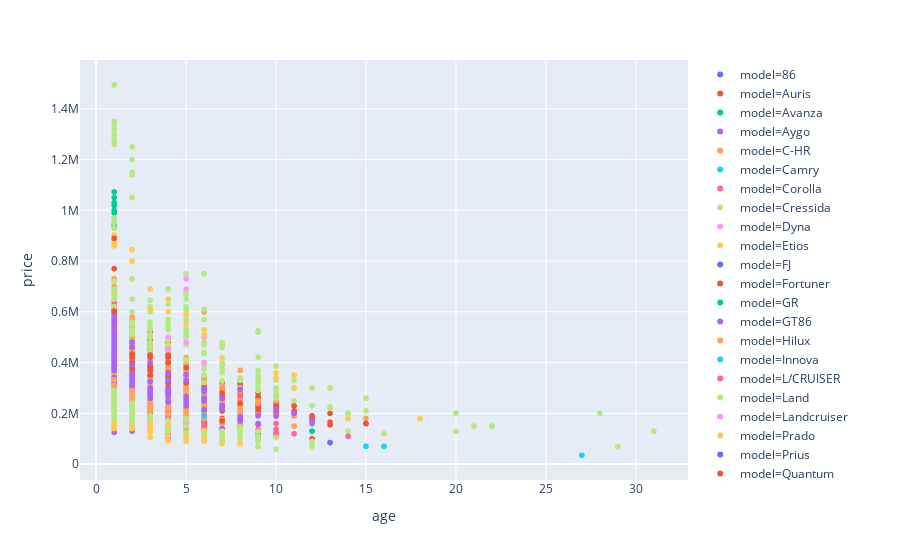

The code cell stored with this chart in its notebook:
### Code cell
px.scatter(beemer , x= 'age',y='price',color= 'model',hover_name = 'deriviative')

### Figure 1 — Plotly figure (JSON) as saved in the notebook; plotly's stock layout.template omitted (floating-point values rounded to 4 significant figures; data arrays with more than 128 entries replaced by an {"elided": "..."} marker saying what was removed)
{"data": [{"hoverlabel": {"namelength": 0}, "hovertemplate": "<b>%{hovertext}</b><br><br>model=86<br>age=%{x}<br>price=%{y}", "hovertext": ["2.0", "2.0", "2.0 high", "2.0 high", "2.0 High", "2.0 high", "2.0 high auto", "2.0 high auto", "2.0 standard", "2.0 standard", "2.0 standard", "2.0 standard", "GT86", "GT86"], "legendgroup": "model=86", "marker": {"color": "#636efa", "symbol": "circle"}, "mode": "markers", "name": "model=86", "showlegend": true, "type": "scattergl", "x": [8, 6, 8, 8, 3, 5, 7, 7, 8, 8, 7, 8, 2, 2], "xaxis": "x", "y": [179900, 219900, 179900, 194999, 345000, 279990, 249900, 229000, 199995, 199900, 219900, 199900, 399900, 349900], "yaxis": "y"}, {"hoverlabel": {"namelength": 0}, "hovertemplate": "<b>%{hovertext}</b><br><br>model=Auris<br>age=%{x}<br>price=%{y}", "hovertext": ["1.2T XS", "1.2T XS", "1.3 X", "1.3 X", "1.3 X", "1.3 X", "1.6 RT", "1.6 Xi", "1.6 Xi", "1.6 XI", "1.6 XI", "1.6 XI", "1.6 Xi", "1.6 XI", "1.6 XR", "1.6 XR", "1.6 XR", "1.6 XR", "1.6 XR", "1.6 XR", "1.6 XR", "1.6 XR auto", "1.6 XR auto", "1.6 XR CVT", "1.6 XR CVT", "1.6 XS", "1.6 XS", "1.6 XS", "1.6 XS", "1.6 XS", "1.6 XS", "1.6 XS", "1.6 XS", "1.6 XS", "1.6 XS", "180 XS HSD", "TRD", "XR HSD", "XR HSD"], "legendgroup": "model=Auris", "marker": {"color": "#EF553B", "symbol": "circle"}, "mode": "markers", "name": "model=Auris", "showlegend": true, "type": "scattergl", "x": [1, 1, 7, 3, 4, 4, 12, 4, 4, 6, 5, 9, 4, 4, 4, 6, 4, 6, 6, 6, 1, 6, 2, 2, 6, 4, 9, 2, 3, 8, 4, 4, 2, 5, 4, 8, 8, 8, 7], "xaxis": "x", "y": [299900, 279900, 129900, 219990, 179950, 199900, 99900, 209900, 189900, 165000, 169900, 119000, 199900, 224900, 209900, 179990, 179990, 189999, 179000, 169900, 309900, 209900, 269995, 279900, 175900, 229900, 99950, 239995, 209900, 149995, 229900, 209900, 269900, 189900, 199900, 145900, 159900, 179999, 179900], "yaxis": "y"}, {"hoverlabel": {"namelength": 0}, "hovertemplate": "<b>%{hovertext}</b><br><br>model=Avanza<br>age=%{x}<br>price=%{y}", "hovertext": ["1.3 S", "1.3 S", "1.3 S", "1.3 S", "1.3 S", "1.3 S panel van", "1.3 S panel van", "1.3 S panel van", "1.3 S panel van", "1.3 S panel van", "1.3 SP/V", "1.3 SP/V", "1.3 SP/V", "1.3 SP/V", "1.3 SX", "1.3 SX", "1.3 SX", "1.3 SX", "1.3 SX", "1.3 SX", "1.3 SX", "1.3 SX", "1.3 SX", "1.3 SX", "1.3 SX", "1.3 SX", "1.3 SX", "1.3 SX", "1.3 SX", "1.3 SX", "1.3 SX", "1.3 SX", "1.3 SX", "1.3 SX", "1.3 SX", "1.3P/V", "1.5 SX", "1.5 SX", "1.5 SX", "1.5 SX", "1.5 SX", "1.5 SX", "1.5 SX", "1.5 SX", "1.5 SX", "1.5 SX", "1.5 SX", "1.5 SX", "1.5 SX", "1.5 SX", "1.5 SX", "1.5 SX", "1.5 SX", "1.5 SX", "1.5 SX", "1.5 SX", "1.5 SX", "1.5 SX", "1.5 SX", "1.5 SX", "1.5 SX", "1.5 SX", "1.5 SX", "1.5 SX", "1.5 SX", "1.5 SX", "1.5 SX", "1.5 SX", "1.5 SX", "1.5 SX", "1.5 SX", "1.5 SX", "1.5 SX", "1.5 SX", "1.5 SX", "1.5 SX", "1.5 SX", "1.5 SX", "1.5 SX", "1.5 SX", "1.5 SX", "1.5 SX", "1.5 SX", "1.5 SX", "1.5 SX", "1.5 SX", "1.5 SX", "1.5 SX", "1.5 SX auto", "1.5 SX auto", "1.5 SX auto", "1.5 SX auto", "1.5 SX auto", "1.5 SX auto", "1.5 SX auto", "1.5 SX automatic", "1.5 SX automatic", "1.5 SX automatic", "1.5 SX automatic", "1.5 SX automatic", "1.5 SX automatic", "1.5 SX automatic", "1.5 SX automatic", "1.5 TX", "1.5 TX"], "legendgroup": "model=Avanza", "marker": {"color": "#00cc96", "symbol": "circle"}, "mode": "markers", "name": "model=Avanza", "showlegend": true, "type": "scattergl", "x": [1, 1, 7, 1, 1, 3, 2, 4, 6, 1, 6, 2, 6, 6, 1, 1, 1, 1, 1, 1, 1, 1, 1, 1, 1, 1, 1, 2, 1, 1, 1, 1, 4, 1, 3, 1, 2, 1, 2, 2, 1, 1, 1, 1, 1, 1, 1, 2, 1, 1, 2, 1, 2, 1, 2, 2, 2, 2, 2, 2, 2, 3, 1, 6, 1, 2, 1, 1, 2, 2, 1, 1, 2, 2, 2, 2, 2, 2, 2, 2, 3, 2, 3, 3, 3, 3, 3, 4, 2, 2, 2, 1, 3, 2, 3, 2, 2, 2, 2, 2, 2, 2, 1, 2, 12], "xaxis": "x", "y": [229900, 239900, 174995, 219995, 234900, 219900, 229885, 164999, 129900, 245900, 106000, 169900, 119995, 129995, 245899, 238995, 265900, 229990, 239900, 245900, 249900, 245900, 259900, 229900, 269995, 269995, 269995, 229900, 249900, 249900, 259000, 249900, 195995, 229000, 205000, 219990, 203900, 239900, 209900, 209900, 236400, 237400, 238900, 240900, 259900, 244900, 229900, 229990, 239900, 247900, 213550, 249990, 209500, 239900, 208900, 213900, 213900, 239990, 239990, 219900, 209900, 242100, 249900, 179990, 229900, 224990, 259990, 269900, 224990, 219900, 247900, 239900, 239995, 239995, 239995, 239995, 239995, 239995, 239995, 239995, 214995, 249995, 214995, 214995, 239995, 239995, 239995, 219950, 201900, 229990, 219995, 259900, 214900, 219900, 219900, 229900, 229900, 229900, 229900, 214900, 219995, 219900, 219900, 239995, 130000], "yaxis": "y"}, {"hoverlabel": {"namelength": 0}, "hovertemplate": "<b>%{hovertext}</b><br><br>model=Aygo<br>age=%{x}<br>price=%{y}", "hovertext": ["1.0", "1.0", "1.0", "1.0", "1.0", "1.0", "1.0", "1.0", "1.0", "1.0", "1.0", "1.0", "1.0", "1.0", "1.0", "1.0", "1.0", "1.0", "1.0", "1.0", "1.0", "1.0", "1.0", "1.0", "1.0", "1.0", "1.0", "1.0", "1.0", "1.0", "1.0", "1.0", "1.0", "1.0", "1.0", "1.0", "1.0", "1.0", "1.0 Wild 5-Door", "1.0 Wild 5-Door", "1.0 X-CITE", "1.0 X-CITE", "1.0 X-Cite", "1.0 X-CITE", "1.0 X-Cite", "1.0 X-Cite", "1.0 X-Cite", "1.0 X-Cite", "1.0 X-CITE", "1.0 X-Cite", "1.0 X-Cite", "1.0 X-CITE", "1.0 X-CITE", "1.0 X-Cite", "1.0 X-Cite", "1.0 X-Cite", "1.0 X-CITE", "1.0 X-CITE", "1.0 X-Cite", "1.0 X-Cite", "1.0 X-Play", "1.0 X-Play", "1.0 X-Play", "1.0 X-Play", "1.0 X-Play", "1.0 X-Play", "1.0 X-Play", "1.0 X-Play", "1.0 X-Play", "1.0 X-Play", "1.0 X-Play", "1.0 X-Play", "1.0 X-Play", "1.0 X-Play", "1.0 X-Play", "1.0 X-Play", "1.0 X-Play", "1.0 X-Play", "1.0 X-Play", "1.0 X-Play", "1.0 X-Play", "1.0 X-Play", "1.0 X-Play", "1.0X- Play", "1.0X- Play", "1.0X- Play", "1.0X- Play", "1.0X- Play", "1.0X-CLUSIV", "1.0X-PLAY", "1.0X-PLAY", "1.0X-PLAY", "1.0X-PLAY", "1.0X-PLAY", "1.0X-PLAY", "1.0X-PLAY", "1.0X-PLAY", "1.0X-PLAY", "1.0X-PLAY", "1.0X-PLAY", "1.0X-PLAY", "1.0X-PLAY", "1.0X-PLAY", "1.0X-PLAY", "5-door 1.0 Wild"], "legendgroup": "model=Aygo", "marker": {"color": "#ab63fa", "symbol": "circle"}, "mode": "markers", "name": "model=Aygo", "showlegend": true, "type": "scattergl", "x": [4, 1, 1, 1, 2, 4, 4, 1, 1, 4, 1, 1, 1, 1, 1, 1, 4, 1, 1, 1, 1, 4, 2, 3, 3, 4, 1, 1, 2, 1, 1, 4, 1, 2, 1, 2, 1, 4, 7, 8, 2, 1, 1, 2, 1, 1, 1, 1, 1, 1, 1, 1, 1, 3, 2, 2, 1, 1, 2, 2, 4, 1, 1, 1, 4, 2, 1, 1, 1, 1, 2, 1, 1, 3, 2, 2, 1, 1, 2, 4, 1, 1, 3, 2, 3, 3, 5, 2, 1, 2, 1, 1, 1, 1, 1, 1, 2, 1, 1, 1, 1, 1, 1, 1, 6], "xaxis": "x", "y": [125000, 181700, 139900, 168899, 159900, 114900, 155000, 149900, 149900, 104800, 154900, 165900, 169900, 159900, 169995, 159995, 119899, 169800, 181700, 165900, 145900, 124900, 144900, 134900, 139900, 134995, 159900, 168900, 159000, 149000, 159900, 138000, 159949, 149999, 159949, 149900, 169900, 139900, 94995, 79949, 169900, 156004, 179900, 169900, 186500, 189800, 197995, 174890, 169800, 155900, 175000, 179900, 198900, 155900, 159995, 169900, 189900, 179995, 164900, 164990, 139900, 159995, 179900, 169900, 119900, 129900, 145900, 177900, 164950, 182900, 154990, 185990, 165900, 134900, 159950, 159900, 159900, 174990, 149900, 129900, 175000, 159900, 175900, 143899, 139900, 129900, 112900, 149995, 169950, 140900, 144900, 149900, 149900, 159990, 159990, 158995, 149000, 125350, 159500, 159900, 189995, 155900, 206994, 159900, 103200], "yaxis": "y"}, {"hoverlabel": {"namelength": 0}, "hovertemplate": "<b>%{hovertext}</b><br><br>model=C-HR<br>age=%{x}<br>price=%{y}", "hovertext": ["1.2T", "1.2T", "1.2T Luxury", "1.2T Luxury", "1.2T Luxury", "1.2T Luxury CVT", "1.2T Luxury CVT", "1.2T Luxury CVT", "1.2T Plus", "1.2T Plus", "1.2T Plus", "1.2T Plus", "1.2T Plus", "1.2T Plus auto", "1.2T Plus auto", "1.2T Plus auto", "1.2T Plus auto", "1.2T Plus auto", "1.2T Plus auto", "1.2T Plus auto", "1.2T Plus auto", "1.2T Plus auto", "1.2T Plus auto", "1.2T Plus CVT", "1.2T Plus CVT", "1.2T Plus CVT", "1.2T Plus CVT", "1.2T Plus CVT", "1.2T Plus CVT", "1.2T Plus CVT", "1.2T Plus CVT", "1.2T Plus CVT", "1.2T Plus CVT", "1.2T Plus CVT", "1.2T Plus CVT", "1.2T Plus CVT", "1.2T Plus CVT"], "legendgroup": "model=C-HR", "marker": {"color": "#FFA15A", "symbol": "circle"}, "mode": "markers", "name": "model=C-HR", "showlegend": true, "type": "scattergl", "x": [3, 1, 1, 1, 1, 1, 1, 1, 1, 2, 1, 2, 1, 1, 1, 2, 1, 1, 1, 1, 1, 1, 1, 1, 1, 1, 1, 1, 1, 1, 1, 1, 1, 1, 1, 1, 1], "xaxis": "x", "y": [289950, 339950, 409950, 419900, 424800, 409000, 409000, 419900, 378350, 309900, 349900, 319995, 379900, 362000, 339900, 329000, 379900, 369900, 379890, 362900, 363000, 375000, 384800, 349900, 369900, 369900, 384900, 354990, 369900, 369900, 369900, 369900, 369900, 369900, 369900, 369900, 369900], "yaxis": "y"}, {"hoverlabel": {"namelength": 0}, "hovertemplate": "<b>%{hovertext}</b><br><br>model=Camry<br>age=%{x}<br>price=%{y}", "hovertext": ["220 SEi"], "legendgroup": "model=Camry", "marker": {"color": "#19d3f3", "symbol": "circle"}, "mode": "markers", "name": "model=Camry", "showlegend": true, "type": "scattergl", "x": [27], "xaxis": "x", "y": [34900], "yaxis": "y"}, {"hoverlabel": {"namelength": 0}, "hovertemplate": "<b>%{hovertext}</b><br><br>model=Corolla<br>age=%{x}<br>price=%{y}", "hovertext": {"elided": "629 str values"}, "legendgroup": "model=Corolla", "marker": {"color": "#FF6692", "symbol": "circle"}, "mode": "markers", "name": "model=Corolla", "showlegend": true, "type": "scattergl", "x": {"elided": "629 int values"}, "xaxis": "x", "y": {"elided": "629 int values"}, "yaxis": "y"}, {"hoverlabel": {"namelength": 0}, "hovertemplate": "<b>%{hovertext}</b><br><br>model=Cressida<br>age=%{x}<br>price=%{y}", "hovertext": ["2.4 GLE"], "legendgroup": "model=Cressida", "marker": {"color": "#B6E880", "symbol": "circle"}, "mode": "markers", "name": "model=Cressida", "showlegend": true, "type": "scattergl", "x": [29], "xaxis": "x", "y": [69000], "yaxis": "y"}, {"hoverlabel": {"namelength": 0}, "hovertemplate": "<b>%{hovertext}</b><br><br>model=Dyna<br>age=%{x}<br>price=%{y}", "hovertext": ["150 Chassis Cab", "150 Chassis Cab", "150 Chassis Cab", "150 Chassis Cab", "150 Chassis Cab", "150 Chassis Cab", "150 Chassis Cab", "150 Chassis Cab", "150 Chassis Cab", "150 Chassis Cab", "4-093 F/Lift 1.5 TONChassis Cab"], "legendgroup": "model=Dyna", "marker": {"color": "#FF97FF", "symbol": "circle"}, "mode": "markers", "name": "model=Dyna", "showlegend": true, "type": "scattergl", "x": [2, 1, 1, 1, 1, 1, 1, 1, 1, 1, 5], "xaxis": "x", "y": [259995, 299949, 299949, 299949, 299949, 369990, 680000, 350000, 419900, 399900, 160000], "yaxis": "y"}, {"hoverlabel": {"namelength": 0}, "hovertemplate": "<b>%{hovertext}</b><br><br>model=Etios<br>age=%{x}<br>price=%{y}", "hovertext": {"elided": "537 str values"}, "legendgroup": "model=Etios", "marker": {"color": "#FECB52", "symbol": "circle"}, "mode": "markers", "name": "model=Etios", "showlegend": true, "type": "scattergl", "x": {"elided": "537 int values"}, "xaxis": "x", "y": {"elided": "537 int values"}, "yaxis": "y"}, {"hoverlabel": {"namelength": 0}, "hovertemplate": "<b>%{hovertext}</b><br><br>model=FJ<br>age=%{x}<br>price=%{y}", "hovertext": ["Cruiser FJ Cruiser", "Cruiser FJ Cruiser", "Cruiser FJ Cruiser", "Cruiser FJ Cruiser"], "legendgroup": "model=FJ", "marker": {"color": "#636efa", "symbol": "circle"}, "mode": "markers", "name": "model=FJ", "showlegend": true, "type": "scattergl", "x": [6, 7, 1, 3], "xaxis": "x", "y": [269900, 309900, 619890, 499900], "yaxis": "y"}, {"hoverlabel": {"namelength": 0}, "hovertemplate": "<b>%{hovertext}</b><br><br>model=Fortuner<br>age=%{x}<br>price=%{y}", "hovertext": {"elided": "415 str values"}, "legendgroup": "model=Fortuner", "marker": {"color": "#EF553B", "symbol": "circle"}, "mode": "markers", "name": "model=Fortuner", "showlegend": true, "type": "scattergl", "x": {"elided": "415 int values"}, "xaxis": "x", "y": {"elided": "415 int values"}, "yaxis": "y"}, {"hoverlabel": {"namelength": 0}, "hovertemplate": "<b>%{hovertext}</b><br><br>model=GR<br>age=%{x}<br>price=%{y}", "hovertext": ["Supra 3.0T", "Supra 3.0T", "Supra 3.0T", "Supra 3.0T", "Supra 3.0T", "Supra 3.0T", "Supra 3.0T", "Supra 3.0T", "Supra 3.0T", "Supra 3.0T", "Supra 3.0T", "Supra 3.0T", "Supra 3.0T", "Supra 3.0T", "Supra 3.0T", "Supra 3.0T", "Supra 3.0T", "Supra 3.0T"], "legendgroup": "model=GR", "marker": {"color": "#00cc96", "symbol": "circle"}, "mode": "markers", "name": "model=GR", "showlegend": true, "type": "scattergl", "x": [1, 1, 1, 1, 1, 1, 1, 1, 1, 1, 1, 1, 1, 1, 1, 1, 1, 1], "xaxis": "x", "y": [1030000, 939900, 1019000, 999900, 869950, 999000, 1050000, 969900, 949900, 949900, 969900, 949900, 969900, 879900, 889995, 1072300, 969900, 989950], "yaxis": "y"}, {"hoverlabel": {"namelength": 0}, "hovertemplate": "<b>%{hovertext}</b><br><br>model=GT86<br>age=%{x}<br>price=%{y}", "hovertext": ["2.0", "2.0"], "legendgroup": "model=GT86", "marker": {"color": "#ab63fa", "symbol": "circle"}, "mode": "markers", "name": "model=GT86", "showlegend": true, "type": "scattergl", "x": [1, 1], "xaxis": "x", "y": [430000, 459900], "yaxis": "y"}, {"hoverlabel": {"namelength": 0}, "hovertemplate": "<b>%{hovertext}</b><br><br>model=Hilux<br>age=%{x}<br>price=%{y}", "hovertext": {"elided": "727 str values"}, "legendgroup": "model=Hilux", "marker": {"color": "#FFA15A", "symbol": "circle"}, "mode": "markers", "name": "model=Hilux", "showlegend": true, "type": "scattergl", "x": {"elided": "727 int values"}, "xaxis": "x", "y": {"elided": "727 int values"}, "yaxis": "y"}, {"hoverlabel": {"namelength": 0}, "hovertemplate": "<b>%{hovertext}</b><br><br>model=Innova<br>age=%{x}<br>price=%{y}", "hovertext": ["2.7 7-seater", "2.7 8-seater"], "legendgroup": "model=Innova", "marker": {"color": "#19d3f3", "symbol": "circle"}, "mode": "markers", "name": "model=Innova", "showlegend": true, "type": "scattergl", "x": [6, 8], "xaxis": "x", "y": [189900, 169890], "yaxis": "y"}, {"hoverlabel": {"namelength": 0}, "hovertemplate": "<b>%{hovertext}</b><br><br>model=L/CRUISER<br>age=%{x}<br>price=%{y}", "hovertext": ["FJ 4.0 V6 Cruiser", "FJ 4.0 V6 Cruiser", "FJ 4.0 V6 Cruiser", "FJ 4.0 V6 Cruiser", "FJ 4.0 V6 Cruiser", "FJ 4.0 V6 Cruiser"], "legendgroup": "model=L/CRUISER", "marker": {"color": "#FF6692", "symbol": "circle"}, "mode": "markers", "name": "model=L/CRUISER", "showlegend": true, "type": "scattergl", "x": [7, 1, 1, 8, 6, 1], "xaxis": "x", "y": [219900, 609899, 639900, 269900, 309900, 599900], "yaxis": "y"}, {"hoverlabel": {"namelength": 0}, "hovertemplate": "<b>%{hovertext}</b><br><br>model=Land<br>age=%{x}<br>price=%{y}", "hovertext": {"elided": "156 str values"}, "legendgroup": "model=Land", "marker": {"color": "#B6E880", "symbol": "circle"}, "mode": "markers", "name": "model=Land", "showlegend": true, "type": "scattergl", "x": {"elided": "156 int values"}, "xaxis": "x", "y": {"elided": "156 int values"}, "yaxis": "y"}, {"hoverlabel": {"namelength": 0}, "hovertemplate": "<b>%{hovertext}</b><br><br>model=Landcruiser<br>age=%{x}<br>price=%{y}", "hovertext": ["200 V8 4.5D VX automatic", "200 V8 4.5D VX automatic", "76 4.5D V8 S/W", "76 4.5D V8 S/W", "76 4.5D V8 S/W", "76 4.5D V8 S/W", "76 4.5D V8 S/W"], "legendgroup": "model=Landcruiser", "marker": {"color": "#FF97FF", "symbol": "circle"}, "mode": "markers", "name": "model=Landcruiser", "showlegend": true, "type": "scattergl", "x": [5, 5, 4, 6, 5, 6, 4], "xaxis": "x", "y": [729900, 689895, 450000, 499900, 479950, 399950, 499900], "yaxis": "y"}, {"hoverlabel": {"namelength": 0}, "hovertemplate": "<b>%{hovertext}</b><br><br>model=Prado<br>age=%{x}<br>price=%{y}", "hovertext": ["TX 3.0D automatic", "VX 3.0 TDi automatic", "VX 3.0 TDi automatic", "VX 3.0 TDi automatic", "VX 3.0 TDi automatic", "VX 3.0 TDi automatic", "VX 3.0 TDi automatic", "VX 3.0 TDi automatic", "VX 3.0 TDi automatic", "VX 3.0 TDi automatic", "VX 3.0 TDi automatic", "VX 3.0 TDi automatic", "VX 3.0D automatic", "VX 3.0D automatic", "VX 3.0D automatic", "VX 4.0 V6 automatic", "VX 4.0 V6 automatic", "VX 4.0 V6 automatic", "VX 4.0 V6 automatic", "VX V6 automatic 8 Seat", "VX-L 3.0D automatic", "VX-L 3.0D automatic", "VX-L 3.0D automatic", "VX-L 3.0D automatic", "VX-L 3.0D automatic", "VX-L 4.0 V6 automatic"], "legendgroup": "model=Prado", "marker": {"color": "#FECB52", "symbol": "circle"}, "mode": "markers", "name": "model=Prado", "showlegend": true, "type": "scattergl", "x": [1, 10, 5, 3, 5, 10, 3, 7, 6, 6, 4, 4, 2, 2, 1, 15, 11, 14, 11, 18, 1, 1, 1, 1, 1, 1], "xaxis": "x", "y": [859900, 359900, 549900, 689900, 589900, 339900, 609900, 419900, 529995, 509500, 599990, 649900, 799899, 844900, 869900, 159900, 349900, 179900, 299995, 179900, 899900, 899900, 879990, 879950, 899949, 902750], "yaxis": "y"}, {"hoverlabel": {"namelength": 0}, "hovertemplate": "<b>%{hovertext}</b><br><br>model=Prius<br>age=%{x}<br>price=%{y}", "hovertext": [""], "legendgroup": "model=Prius", "marker": {"color": "#636efa", "symbol": "circle"}, "mode": "markers", "name": "model=Prius", "showlegend": true, "type": "scattergl", "x": [13], "xaxis": "x", "y": [84995], "yaxis": "y"}, {"hoverlabel": {"namelength": 0}, "hovertemplate": "<b>%{hovertext}</b><br><br>model=Quantum<br>age=%{x}<br>price=%{y}", "hovertext": ["2.5 D-4D 10 Seat", "2.5 D-4D 10 Seat", "2.5 D-4D 10 Seat", "2.5 D-4D 10 Seat", "2.5 D-4D 10 Seat", "2.5 D-4D 10 Seat", "2.5 D-4D 10 Seat", "2.5 D-4D 10 Seat", "2.5 D-4D 10 Seat", "2.5 D-4D 10 Seat", "2.5 D-4D 10 Seat", "2.5 D-4D 10 Seat", "2.5 D-4D 10 Seat", "2.5 D-4D 10 Seat", "2.5 D-4D 10 Seat", "2.5 D-4D 10 Seat", "2.5 D-4D LWBP/V", "2.5 D-4D LWBP/V", "2.5D-4D GL 10-seater bus", "2.5D-4D GL 10-seater bus", "2.5D-4D GL 10-seater bus", "2.5D-4D GL 10-seater bus", "2.5D-4D GL 14-seater bus", "2.5D-4D GL 14-seater bus", "2.5D-4D GL 14-seater bus", "2.5D-4D GL 14-seater bus", "2.5D-4D GL 14-seater bus", "2.5D-4D GL 14-seater bus", "2.5D-4D GL 14-seater bus", "2.5D-4D GL 14-seater bus", "2.5D-4D GL 14-seater bus", "2.5D-4D panel van", "2.5D-4D S-Long panel van", "2.5D-4D S-Long panel van", "2.5D-4D S-Long panel van", "2.5D-4D Sesfikile", "2.7 10 Seat", "2.7 10 Seat", "2.7 10 Seat", "2.7 10 Seat", "2.7 10 Seat", "2.7 10 Seat", "2.7 10 Seat", "2.7 10 Seat", "2.7 10 Seat", "2.7 10 Seat", "2.7 10 Seat", "2.7 10 Seat", "2.7 10 Seat", "2.7 10 Seat", "2.7 10 Seat", "2.7 10 Seat", "2.7 10 Seat", "2.7 14 Seat", "2.7 14 Seat", "2.7 14 Seat", "2.7 14 Seat", "2.7 GL 10-seater bus", "2.7 GL 10-seater bus", "2.7 GL 10-seater bus", "2.7 GL 10-seater bus", "2.7 GL 10-seater bus", "2.7 GL 14-seater bus", "2.7 GL 14-seater bus", "2.7 LWBP/V", "2.7 S-Long panel van", "2.7 S-Long panel van", "2.7 Sesfikile", "2.7P/V", "2.8 GL 11 Seat", "2.8 GL 11 Seat", "2.8 GL 11 Seat", "2.8 GL 11 Seat", "2.8 GL 11 Seat", "2.8 GL 11 Seat", "2.8 GL 11 Seat", "2.8 GL 11 Seat", "2.8 GL 14 Seat", "2.8 GL 14 Seat", "2.8 LWB bus 11-seater GL", "2.8 LWB bus 11-seater GL", "2.8 LWB bus 11-seater GL", "2.8 LWB bus 11-seater GL", "2.8 LWB bus 11-seater GL", "2.8 LWB CrewcabP/V", "2.8 LWB panel van", "2.8 LWB panel van", "2.8 LWB panel van", "2.8 LWB panel van", "2.8 LWB panel van", "2.8 LWBP/V", "2.8 SLWB bus 14-seater GL", "2.8 SLWB panel van", "2.8 SLWB panel van", "2.8 SlwbP/V", "2.8 VX 9 Seat", "Hiace 2.5 D-4D 14 Seat", "Hiace 2.5 D-4D 14 Seat"], "legendgroup": "model=Quantum", "marker": {"color": "#EF553B", "symbol": "circle"}, "mode": "markers", "name": "model=Quantum", "showlegend": true, "type": "scattergl", "x": [2, 7, 1, 5, 1, 1, 2, 2, 2, 1, 4, 3, 3, 2, 2, 2, 1, 1, 2, 1, 1, 2, 4, 4, 1, 2, 4, 4, 3, 3, 1, 1, 1, 2, 1, 3, 4, 6, 6, 6, 6, 6, 6, 6, 6, 6, 6, 3, 3, 3, 3, 3, 2, 4, 4, 4, 4, 8, 2, 2, 4, 3, 1, 5, 7, 15, 15, 3, 7, 1, 1, 1, 1, 1, 1, 1, 1, 1, 1, 1, 1, 1, 1, 1, 1, 1, 1, 1, 1, 1, 1, 1, 1, 1, 1, 1, 2, 2], "xaxis": "x", "y": [394900, 279950, 439895, 319900, 429900, 399949, 399995, 433900, 389990, 459900, 340995, 421200, 421200, 389900, 399950, 399995, 389900, 389900, 399990, 469900, 469900, 399900, 429900, 420900, 479890, 399890, 359900, 399900, 429900, 429900, 539999, 389990, 459900, 379990, 389995, 380000, 269950, 299950, 299950, 299950, 299950, 299950, 299950, 299950, 299950, 299950, 299950, 289950, 299900, 289950, 289950, 386300, 369950, 324250, 324250, 349950, 349950, 239900, 339990, 349900, 320000, 349900, 469890, 379900, 169995, 159386, 160395, 369990, 209950, 530000, 494899, 479900, 509990, 484900, 483731, 494900, 504900, 595900, 602900, 539900, 499900, 519900, 569900, 549900, 479899, 419890, 415900, 459900, 459900, 409900, 394995, 599900, 479900, 527900, 488995, 889900, 419995, 429900], "yaxis": "y"}, {"hoverlabel": {"namelength": 0}, "hovertemplate": "<b>%{hovertext}</b><br><br>model=QUANTUM/HIACE<br>age=%{x}<br>price=%{y}", "hovertext": ["2.5 D-4D Sesfikile 16s", "2.5 D-4D Sesfikile 16s", "2.5 D-4D Sesfikile 16s", "2.7 Sesfikile 16s", "2.7 Sesfikile 16s", "2.7 Sesfikile 16s", "2.7 Sesfikile 16s"], "legendgroup": "model=QUANTUM/HIACE", "marker": {"color": "#00cc96", "symbol": "circle"}, "mode": "markers", "name": "model=QUANTUM/HIACE", "showlegend": true, "type": "scattergl", "x": [1, 1, 1, 1, 1, 1, 1], "xaxis": "x", "y": [429900, 469950, 459900, 409900, 399900, 449900, 449900], "yaxis": "y"}, {"hoverlabel": {"namelength": 0}, "hovertemplate": "<b>%{hovertext}</b><br><br>model=RAV4<br>age=%{x}<br>price=%{y}", "hovertext": {"elided": "217 str values"}, "legendgroup": "model=RAV4", "marker": {"color": "#ab63fa", "symbol": "circle"}, "mode": "markers", "name": "model=RAV4", "showlegend": true, "type": "scattergl", "x": {"elided": "217 int values"}, "xaxis": "x", "y": {"elided": "217 int values"}, "yaxis": "y"}, {"hoverlabel": {"namelength": 0}, "hovertemplate": "<b>%{hovertext}</b><br><br>model=Rush<br>age=%{x}<br>price=%{y}", "hovertext": ["1.5", "1.5", "1.5", "1.5", "1.5", "1.5", "1.5", "1.5", "1.5", "1.5", "1.5", "1.5 automatic", "1.5 automatic", "1.5 automatic", "1.5 automatic", "1.5 automatic", "1.5 automatic", "1.5 automatic", "1.5 automatic", "1.5 automatic", "1.5 automatic", "1.5 automatic", "1.5 automatic", "1.5 automatic", "1.5 automatic", "1.5 automatic", "1.5 automatic", "1.5 automatic", "1.5 automatic", "1.5 automatic", "1.5 automatic", "1.5 automatic", "1.5 automatic", "1.5 automatic", "1.5 automatic", "1.5 automatic", "1.5 automatic", "1.5 automatic", "1.5 automatic", "1.5 automatic", "1.5 automatic", "1.5 automatic", "1.5 S", "1.5 S", "1.5 S", "1.5 S", "1.5 S", "1.5 S", "1.5 S", "1.5 S", "1.5 S", "1.5 S auto", "1.5 S auto", "1.5 S auto", "1.5 S auto", "1.5 S auto", "1.5 S auto", "1.5 S auto", "1.5 S auto", "1.5 S auto", "1.5 S auto", "1.5 S auto", "1.5 S auto", "1.5 S auto", "1.5 S auto"], "legendgroup": "model=Rush", "marker": {"color": "#FFA15A", "symbol": "circle"}, "mode": "markers", "name": "model=Rush", "showlegend": true, "type": "scattergl", "x": [1, 1, 1, 1, 1, 2, 1, 1, 1, 1, 1, 2, 1, 1, 1, 1, 1, 1, 2, 1, 2, 1, 2, 2, 1, 1, 1, 2, 1, 1, 1, 2, 2, 1, 1, 1, 1, 1, 1, 1, 1, 1, 1, 1, 1, 1, 1, 1, 1, 1, 1, 1, 2, 1, 1, 2, 1, 2, 2, 2, 2, 2, 2, 1, 2], "xaxis": "x", "y": [289900, 279900, 269950, 269900, 289900, 249900, 273800, 281750, 289995, 309995, 289995, 259995, 280400, 285899, 269901, 299900, 270000, 279900, 269900, 289995, 269900, 285900, 249900, 259900, 269900, 269995, 287995, 248900, 280400, 279900, 269995, 254900, 259900, 279995, 294900, 269950, 309995, 269995, 289900, 284900, 269995, 289995, 269900, 297315, 305900, 299900, 279900, 333385, 289900, 279900, 288900, 289999, 249990, 332900, 274950, 268499, 274950, 249995, 269900, 269950, 279900, 269900, 289900, 309900, 279995], "yaxis": "y"}, {"hoverlabel": {"namelength": 0}, "hovertemplate": "<b>%{hovertext}</b><br><br>model=Tazz<br>age=%{x}<br>price=%{y}", "hovertext": ["130", "130"], "legendgroup": "model=Tazz", "marker": {"color": "#19d3f3", "symbol": "circle"}, "mode": "markers", "name": "model=Tazz", "showlegend": true, "type": "scattergl", "x": [15, 16], "xaxis": "x", "y": [69900, 69995], "yaxis": "y"}, {"hoverlabel": {"namelength": 0}, "hovertemplate": "<b>%{hovertext}</b><br><br>model=Verso<br>age=%{x}<br>price=%{y}", "hovertext": ["160"], "legendgroup": "model=Verso", "marker": {"color": "#FF6692", "symbol": "circle"}, "mode": "markers", "name": "model=Verso", "showlegend": true, "type": "scattergl", "x": [14], "xaxis": "x", "y": [109900], "yaxis": "y"}, {"hoverlabel": {"namelength": 0}, "hovertemplate": "<b>%{hovertext}</b><br><br>model=Yaris<br>age=%{x}<br>price=%{y}", "hovertext": {"elided": "326 str values"}, "legendgroup": "model=Yaris", "marker": {"color": "#B6E880", "symbol": "circle"}, "mode": "markers", "name": "model=Yaris", "showlegend": true, "type": "scattergl", "x": {"elided": "326 int values"}, "xaxis": "x", "y": {"elided": "326 int values"}, "yaxis": "y"}], "layout": {"legend": {"tracegroupgap": 0}, "margin": {"t": 60}, "xaxis": {"anchor": "y", "domain": [0, 1], "title": {"text": "age"}}, "yaxis": {"anchor": "x", "domain": [0, 1], "title": {"text": "price"}}}}
